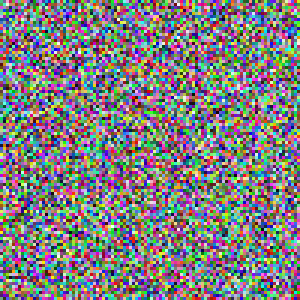
#> input picture test_image.png, 100 x 100 px (shown 3 times larger)
$ python simple_matcher.py
#> lines starting #> are read from the running program, lines starting #| are printed output that depends on the picture
#> further down, test_img is the input picture: shape (100, 100, 3); mean B, G, R 127.9, 125.8, 127.7

import cv2

import numpy as np

from sklearn.metrics.pairwise import cosine_similarity

import os


def load_images_from_paths(paths):

    images = []

    for path in paths:

        if os.path.exists(path):

            img = cv2.imread(path)
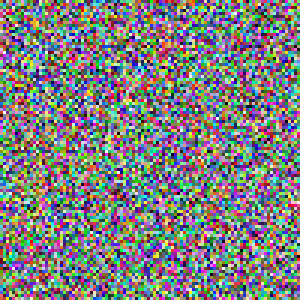
#> input picture ref1.png, 100 x 100 px (shown 3 times larger)
#> img is the input picture: shape (100, 100, 3); mean B, G, R 127.3, 126.9, 126.3

            if img is not None:

                images.append(img)

        else:

            print(f"Файл не найден: {path}")

    return images


def calculate_similarity(img1, img2):

    # Преобразуем в оттенки серого

    gray1 = cv2.cvtColor(img1, cv2.COLOR_BGR2GRAY) if len(img1.shape) == 3 else img1

    gray2 = cv2.cvtColor(img2, cv2.COLOR_BGR2GRAY) if len(img2.shape) == 3 else img2


    # Вычисляем MSE

    mse = np.mean((gray1.astype(float) - gray2.astype(float)) ** 2)

    return mse


def find_all_matches(test_image, reference_images):

    matches = []

    for i, ref_img in enumerate(reference_images):

        try:

            mse = calculate_similarity(test_image, ref_img)

            matches.append((mse, i))

        except Exception as e:

            print(f"Ошибка при сравнении {i}: {e}")
#> this loop made 4 passes
#> pass 1, in calculate_similarity, `gray1 = cv2.cvtColor(img1, cv2.COLOR_BGR2GRAY) if len(img1.shape) == 3..`:
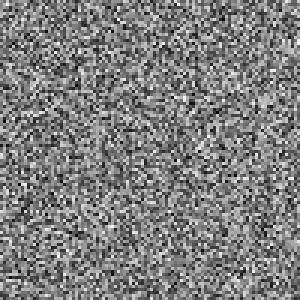
#> gray1: shape (100, 100) (shown 3 times larger); min 5, max 251, mean 126.6
#> pass 1, in calculate_similarity, `gray2 = cv2.cvtColor(img2, cv2.COLOR_BGR2GRAY) if len(img2.shape) == 3..`:
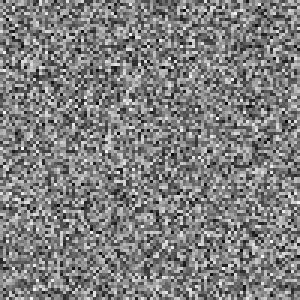
#> gray2: shape (100, 100) (shown 3 times larger); min 4, max 251, mean 126.8
#> pass 2, in calculate_similarity (call 2), `gray2 = cv2.cvtColor(img2, cv2.COLOR_BGR2GRAY) if len(img2.shape) == 3..`:
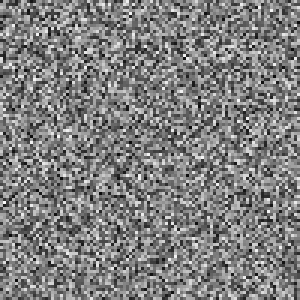
#> gray2: shape (100, 100) (shown 3 times larger); min 7, max 250, mean 127
#> pass 3, in calculate_similarity (call 3), `gray2 = cv2.cvtColor(img2, cv2.COLOR_BGR2GRAY) if len(img2.shape) == 3..`:
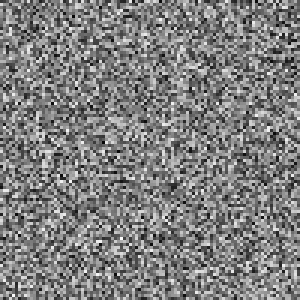
#> gray2: shape (100, 100) (shown 3 times larger); min 4, max 252, mean 126.9

    return sorted(matches, key=lambda x: x[0])


# Загружаем тестовое изображение

test_path = "test_image.png"

if os.path.exists(test_path):

    test_img = cv2.imread(test_path)

    if test_img is not None:

        # Загружаем все reference изображения

        ref_paths = ["ref1.png", "ref2.png", "ref3.png", "ref4.png"]

        ref_images = load_images_from_paths(ref_paths)


        if len(ref_images) > 0:

            # Находим все совпадения

            all_matches = find_all_matches(test_img, ref_images)

            print("Все совпадения (от лучшего к худшему):")

            for i, (mse, idx) in enumerate(all_matches):

                print(f"{i+1}. MSE: {mse:.2f} - Ссылка {idx+1}")

        else:

            print("Нет доступных ссылочных изображений")

    else:

        print("Не удалось загрузить тестовое изображение")

else:

    print("Тестовое изображение не найдено")
